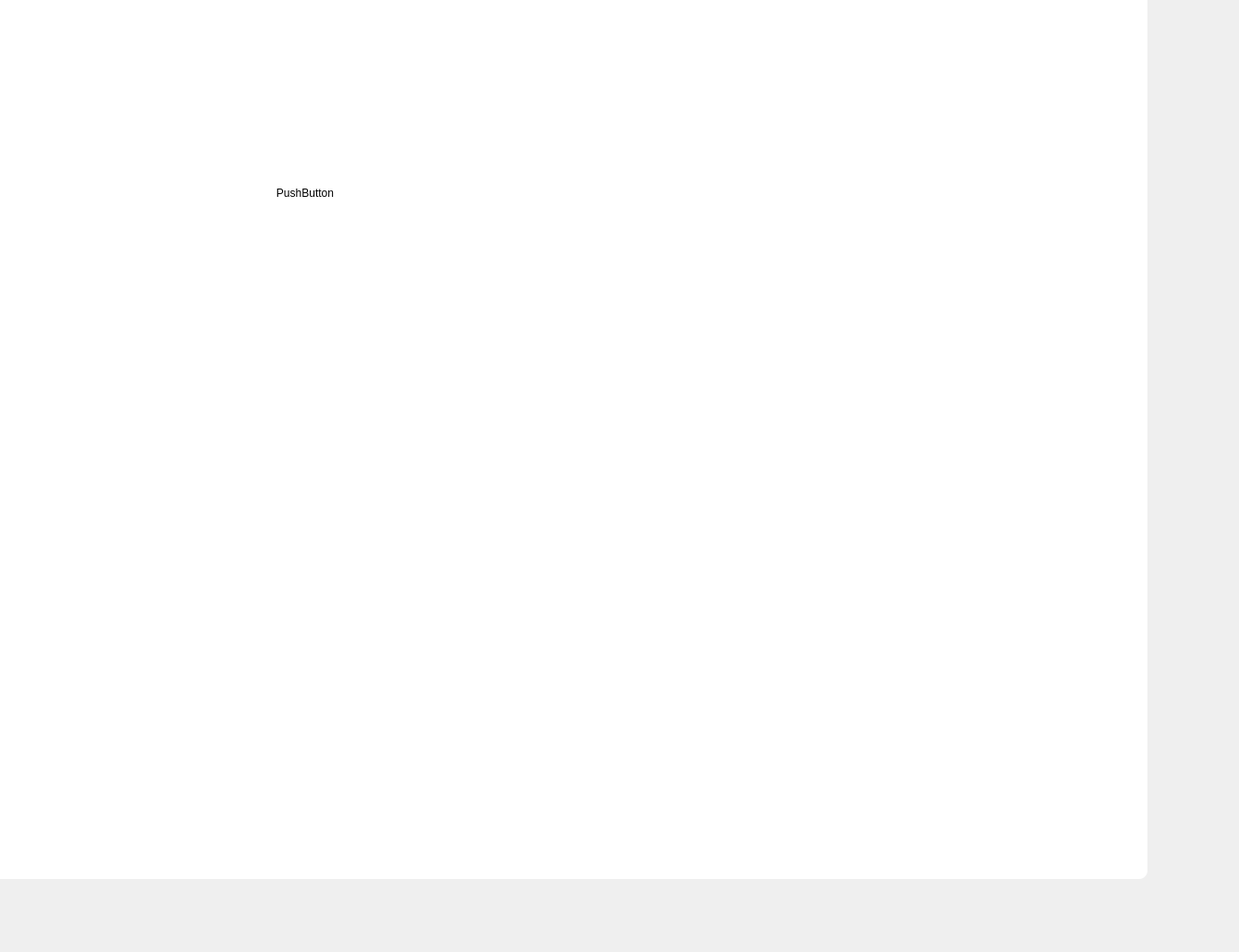
      <widget class="QWidget" name="tab_5">
       <attribute name="title">
        <string>Chatbot</string>
       </attribute>
       <widget class="QWidget" name="widget_14" native="true">
        <property name="geometry">
         <rect>
          <x>-90</x>
          <y>-70</y>
          <width>1331</width>
          <height>1021</height>
         </rect>
        </property>
        <property name="styleSheet">
         <string notr="true">background-color: rgb(255, 255, 255);
border-radius:9px;</string>
        </property>
        <widget class="QLineEdit" name="lineEdit_id_3">
         <property name="geometry">
          <rect>
           <x>20</x>
           <y>550</y>
           <width>113</width>
           <height>22</height>
          </rect>
         </property>
         <property name="visible">
          <bool>false</bool>
         </property>
        </widget>
        <widget class="QPushButton" name="pushButton_charger_2">
         <property name="geometry">
          <rect>
           <x>858</x>
           <y>34</y>
           <width>92</width>
           <height>32</height>
          </rect>
         </property>
         <property name="font">
          <font>
           <family>Sitka</family>
           <pointsize>-1</pointsize>
           <bold>true</bold>
          </font>
         </property>
         <property name="styleSheet">
          <string notr="true">QPushButton {
    background: qlineargradient(spread:pad, x1:0, y1:0, x2:1, y2:1,
                                stop:0 rgba(193, 179, 255, 200), 
                                stop:1 rgba(255, 228, 196, 200));
    color: #4A4A4A;
    border-radius: 10px;
    border: 1px solid rgba(74, 74, 74, 50);
    padding: 8px 15px;
    font-size: 14px;
    font-weight: bold;
}

QPushButton:hover {
    background: qlineargradient(spread:pad, x1:0, y1:0, x2:1, y2:1,
                                stop:0 rgba(170, 153, 255, 200), 
                                stop:1 rgba(255, 204, 153, 200));
    color: black;
}

QPushButton:pressed {
    background: rgba(193, 179, 255, 180);
}
</string>
         </property>
         <property name="text">
          <string>Charger</string>
         </property>
        </widget>
        <widget class="QPushButton" name="pushButton">
         <property name="geometry">
          <rect>
           <x>380</x>
           <y>270</y>
           <width>80</width>
           <height>18</height>
          </rect>
         </property>
         <property name="text">
          <string>PushButton</string>
         </property>
        </widget>
       </widget>
      </widget>
